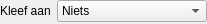
<?xml version="1.0" encoding="UTF-8"?>
<ui version="4.0">
 <class>LineUI</class>
 <widget class="QWidget" name="LineUI">
  <property name="geometry">
   <rect>
    <x>0</x>
    <y>0</y>
    <width>207</width>
    <height>24</height>
   </rect>
  </property>
  <property name="windowTitle">
   <string>Lijn indicator</string>
  </property>
  <layout class="QFormLayout" name="formLayout">
   <property name="fieldGrowthPolicy">
    <enum>QFormLayout::AllNonFixedFieldsGrow</enum>
   </property>
   <property name="verticalSpacing">
    <number>0</number>
   </property>
   <property name="margin">
    <number>0</number>
   </property>
   <item row="0" column="0">
    <widget class="QLabel" name="stLabel">
     <property name="text">
      <string>Kleef aan</string>
     </property>
    </widget>
   </item>
   <item row="0" column="1">
    <widget class="QComboBox" name="stComboBox">
     <item>
      <property name="text">
       <string>Niets</string>
      </property>
     </item>
     <item>
      <property name="text">
       <string>Open</string>
      </property>
     </item>
     <item>
      <property name="text">
       <string>High</string>
      </property>
     </item>
     <item>
      <property name="text">
       <string>Low</string>
      </property>
     </item>
     <item>
      <property name="text">
       <string>Close</string>
      </property>
     </item>
    </widget>
   </item>
  </layout>
 </widget>
 <resources/>
 <connections/>
</ui>
